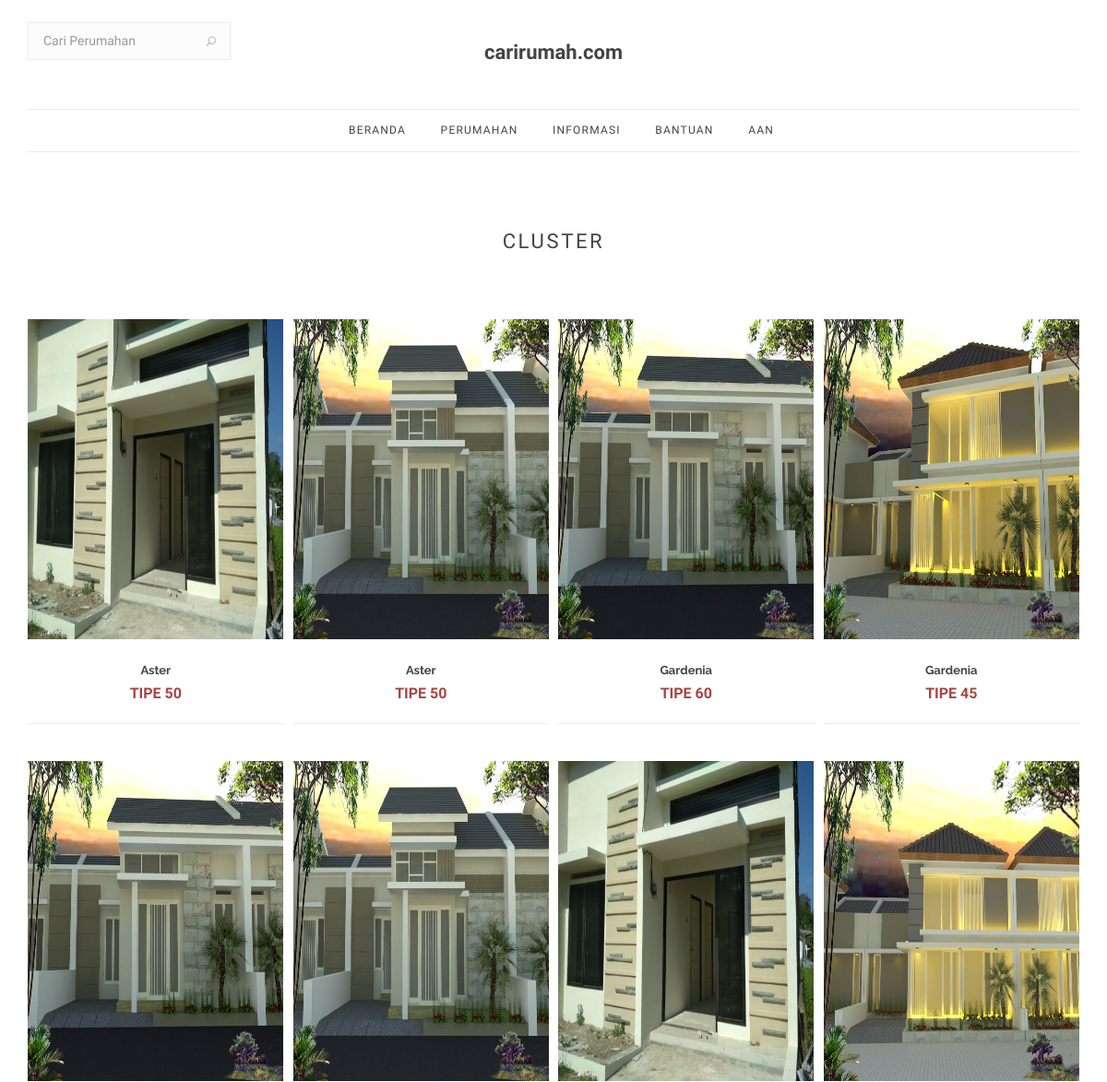
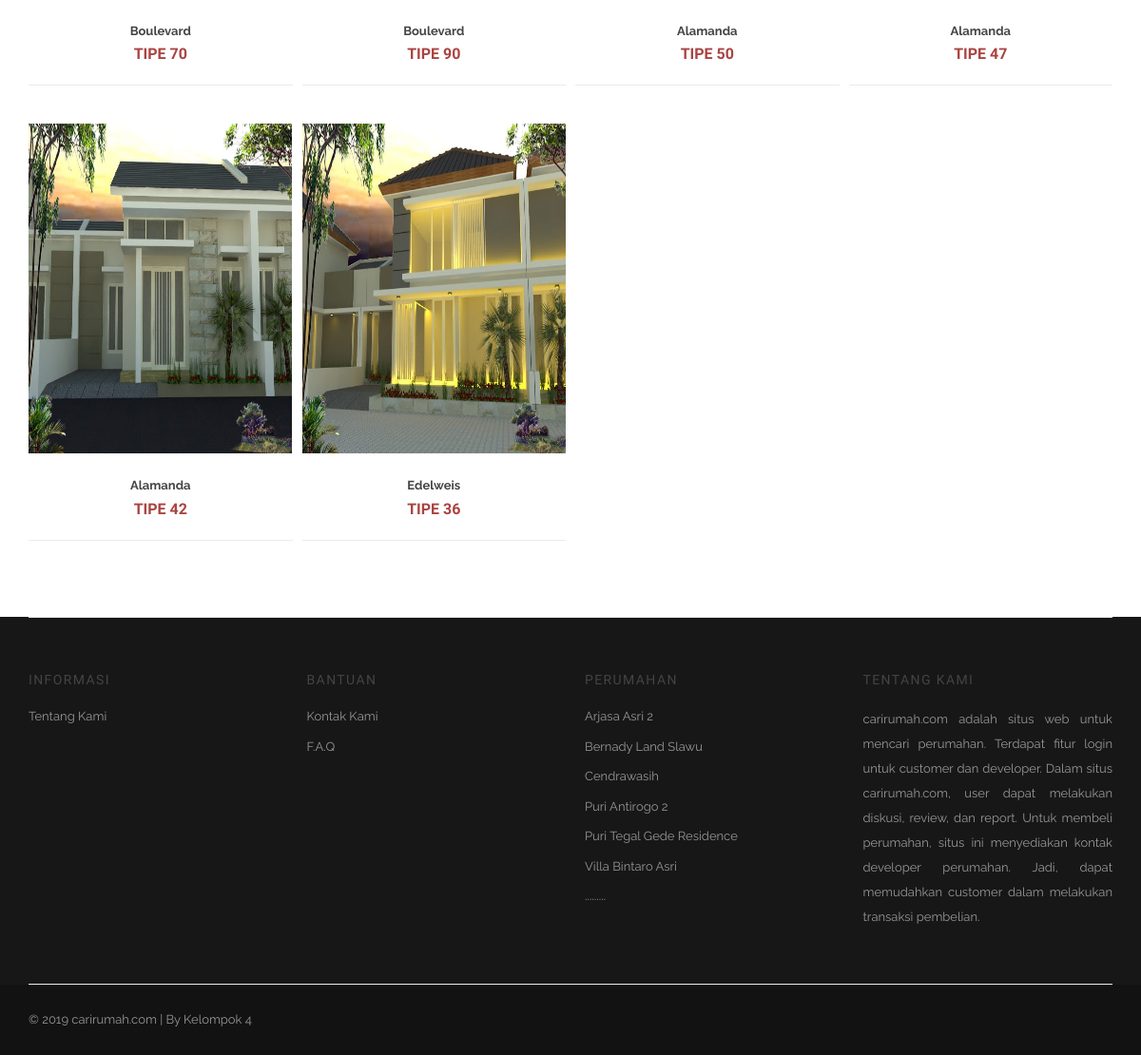
The page /home/index_developer.php?p=dashboard/dashboard_dev&KD_PERUM=6 (signed in) on the database its author committed (2 pictures, top to bottom).
### tables this page shows
CREATE TABLE `cluster` (
  `KD_CLUSTER` int(11) NOT NULL,
  `KD_PERUM` int(11) NOT NULL,
  `NAMA_CLUSTER` varchar(200) DEFAULT NULL,
  `TIPE` int(11) DEFAULT NULL,
  `LUAS_TANAH` int(11) DEFAULT NULL,
  `STOK` int(11) DEFAULT NULL,
  `HARGA` bigint(20) DEFAULT NULL,
  `FASILITAS` varchar(200) DEFAULT NULL,
  `GAMBAR` varchar(200) DEFAULT NULL,
  `GAMBAR1` varchar(200) NOT NULL,
  `GAMBAR2` varchar(200) NOT NULL
);

CREATE TABLE `perum` (
  `KD_PERUM` int(11) NOT NULL,
  `KD_PT` int(11) NOT NULL,
  `NAMA_PERUM` varchar(200) DEFAULT NULL,
  `LOKASI` varchar(200) DEFAULT NULL,
  `GAMBAR_PERUM` varchar(200) DEFAULT NULL
);

### home/pages/dashboard/dashboard_dev.php (the view, shortened to what this page needs)
<?php
  if(!isset($_GET['cari'])){
    $KD_PERUM = $_GET['KD_PERUM'];
    $new = "SELECT perum.KD_PERUM, perum.NAMA_PERUM, perum.LOKASI, cluster.KD_CLUSTER, cluster.NAMA_CLUSTER, cluster.TIPE, cluster.STOK, cluster.HARGA, cluster.FASILITAS, cluster.GAMBAR
    FROM cluster
    INNER JOIN perum
    ON cluster.KD_PERUM=perum.KD_PERUM
    WHERE perum.KD_PERUM='$KD_PERUM'";
    $rsNew = mysqli_query($konek, $new);
?>
    <section class="section-wrap new-arrivals pb-40">
      <div class="container">
        <div class="row heading-row">
          <div class="col-md-12 text-center">
            <h2 class="heading uppercase"><small>CLUSTER</small></h2>
          </div>
        </div>
        <div class="row row-10">
          <?php while($row=mysqli_fetch_assoc($rsNew)){ ?>
            <div class="col-md-3 col-xs-12 animated-from-left">
              <div class="product-item">
                <div class="product-img">
                  <a href="#">
                    <img src="img/<?php echo $row['GAMBAR']; ?>" alt="" style="height:347px; width:277px;">
                  </a>
                </div>
                <div class="product-details">
                  <h3>
                    <a class="product-title" href="?p=bukudetail/buku_detail_dev&KD_CLUSTER=<?php echo $row['KD_CLUSTER']; ?>"><b><?php echo substr($row['NAMA_CLUSTER'], 0, 35); if(strlen($row['NAMA_CLUSTER'])>35) echo  "..." ?></b></a>
                  </h3>
                  <span class="price">
                    <ins>
                      <span class="ammount text-danger">
                        <?php
                          $harga = number_format($row['TIPE']);
                          echo " TIPE ".$harga;
                        ?>
                      </span>
                    </ins>
                  </span>
                </div>
              </div>
            </div>
          <?php } ?>
        </div>
      </div>
    </section>
  <?php } ?>

### home/inc/footer.php (shortened to what this page needs)
<?php
  $katfoot="SELECT * FROM perum ORDER BY NAMA_PERUM LIMIT 6";
  $rsKatFoot=mysqli_query($konek, $katfoot);
?>
    <footer class="footer footer-type-1 bg-dark">
      <div class="container">
        <div class="footer-widgets top-bottom-dividers pb-mdm-20">
          <div class="row">
            <div class="col-md-3 col-sm-4 col-xs-4 col-xxs-12">
              <div class="widget footer-links">
                <h5 class="widget-title uppercase">Informasi</h5>
                <ul class="list-no-dividers">
                  <li><a href="?p=about">Tentang Kami</a></li>
                </ul>
              </div>
            </div>
            <div class="col-md-3 col-sm-4 col-xs-4 col-xxs-12">
              <div class="widget footer-links">
                <h5 class="widget-title uppercase">Bantuan</h5>
                <ul class="list-no-dividers">
                  <li><a href="?p=contact">Kontak Kami</a></li>
                  <li><a href="?p=faq">F.A.Q</a></li>
                </ul>
              </div>
            </div>
            <div class="col-md-3 col-sm-4 col-xs-4 col-xxs-12">
              <div class="widget footer-links">
                <h5 class="widget-title uppercase">Perumahan</h5>
                <ul class="list-no-dividers">
                  <?php while($row=mysqli_fetch_assoc($rsKatFoot)){ ?>
                    <li><a href="?p=buku&KD_PERUM=<?php echo $row['KD_PERUM']; ?>&halaman=1"><?php echo $row['NAMA_PERUM']; ?></a></li>
                  <?php } ?>
                  <li>.........</li>
                </ul>
              </div>
            </div>
            <div align="justify" class="col-md-3 col-sm-6 col-xs-12">
              <div class="widget">
                <h5 class="widget-title uppercase">tentang kami</h5>
                <p class="mb-0">
                carirumah.com adalah situs web untuk mencari perumahan. Terdapat fitur login untuk customer dan developer. Dalam situs carirumah.com, user dapat melakukan diskusi, review, dan report. Untuk membeli perumahan, situs ini menyediakan kontak developer perumahan. Jadi, dapat memudahkan customer dalam melakukan transaksi pembelian.
                </p>
              </div>
            </div>
          </div>
        </div>
      </div>
      <div class="bottom-footer bg-dark">
        <div class="container">
          <div class="row">
            <div class="col-sm-4 copyright sm-text-center">
              <span>
                &copy; 2019 carirumah.com | By Kelompok 4
              </span>
            </div>
            <div class="col-sm-4 text-center">
            </div>
          </div>
        </div>
      </div>
    </footer>

### rows shown on the page
cluster: GAMBAR (picture), NAMA_CLUSTER "Aster", TIPE "50"
cluster: GAMBAR (picture), NAMA_CLUSTER "Aster", TIPE "50"
cluster: GAMBAR (picture), NAMA_CLUSTER "Gardenia", TIPE "60"
cluster: GAMBAR (picture), NAMA_CLUSTER "Gardenia", TIPE "45"
cluster: GAMBAR (picture), NAMA_CLUSTER "Boulevard", TIPE "70"
cluster: GAMBAR (picture), NAMA_CLUSTER "Boulevard", TIPE "90"
cluster: GAMBAR (picture), NAMA_CLUSTER "Alamanda", TIPE "50"
cluster: GAMBAR (picture), NAMA_CLUSTER "Alamanda", TIPE "47"
cluster: GAMBAR (picture), NAMA_CLUSTER "Alamanda", TIPE "42"
cluster: GAMBAR (picture), NAMA_CLUSTER "Edelweis", TIPE "36"
perum: NAMA_PERUM "Arjasa Asri 2"
perum: NAMA_PERUM "Bernady Land Slawu"
perum: NAMA_PERUM "Cendrawasih"
perum: NAMA_PERUM "Puri Antirogo 2"
perum: NAMA_PERUM "Puri Tegal Gede Residence"
perum: NAMA_PERUM "Villa Bintaro Asri"

### other values the page prints
$_SESSION['USERNAME'] "AAN"
